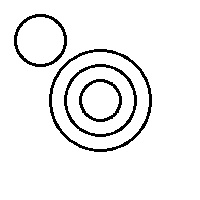
#> input picture resim.jpg, 200 x 200 px
$ python gorev1.py
#> lines starting #> are read from the running program, lines starting #| are printed output that depends on the picture; after the words box and inside, x2 and y2 are one past the last pixel; in counts of white or black regions, pixels touching at a corner belong together
import cv2
import numpy as np
image = cv2.imread('resim.jpg')
#> image is the input picture: shape (200, 200, 3); min 0, max 255, mean 239.3
gray = cv2.cvtColor(image, cv2.COLOR_BGR2GRAY)

edges = cv2.Canny(gray, threshold1=100, threshold2=200)
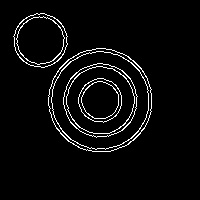
#> edges: shape (200, 200); 4.2% white in thin lines or dots, all inside (x1, y1, x2, y2) = (13, 13, 152, 152)

filtered_edges = cv2.medianBlur(edges, ksize=5)
#> filtered_edges: shape (200, 200); every value is 0

img_hough = image.copy()
img_hough_p = image.copy()

#Standart Hough Dönüşümü

lines = cv2.HoughLines(filtered_edges, rho=1, theta=np.pi/180, threshold=150)
#> lines = None

if lines is not None:
    for line in lines:
        rho, theta = line[0]
        a = np.cos(theta)
        b = np.sin(theta)
        x0 = a * rho
        y0 = b * rho
        x1 = int(x0 + 1000 * (-b))
        y1 = int(y0 + 1000 * (a))
        x2 = int(x0 - 1000 * (-b))
        y2 = int(y0 - 1000 * (a))

        cv2.line(img_hough, (x1, y1), (x2, y2), (0, 0, 255), 2)

#Olasılıksal Hough Dönüşümü

lines_p = cv2.HoughLinesP(filtered_edges, rho=1, theta=np.pi/180, threshold=100,
                          minLineLength=50, maxLineGap=10)
#> lines_p = None

if lines_p is not None:
    for line in lines_p:
        x1, y1, x2, y2 = line[0]
        cv2.line(img_hough_p, (x1, y1), (x2, y2), (0, 255, 0), 2)

#Sonuçları Ekranda Gösterme
cv2.imshow('1. Kenarlar (Canny + Median)', filtered_edges)
cv2.imshow('2. Standart Hough Lines (Kırmızı)', img_hough)
cv2.imshow('3. Olasılıksal Hough LinesP (Yeşil)', img_hough_p)

cv2.waitKey(0)
cv2.destroyAllWindows()
